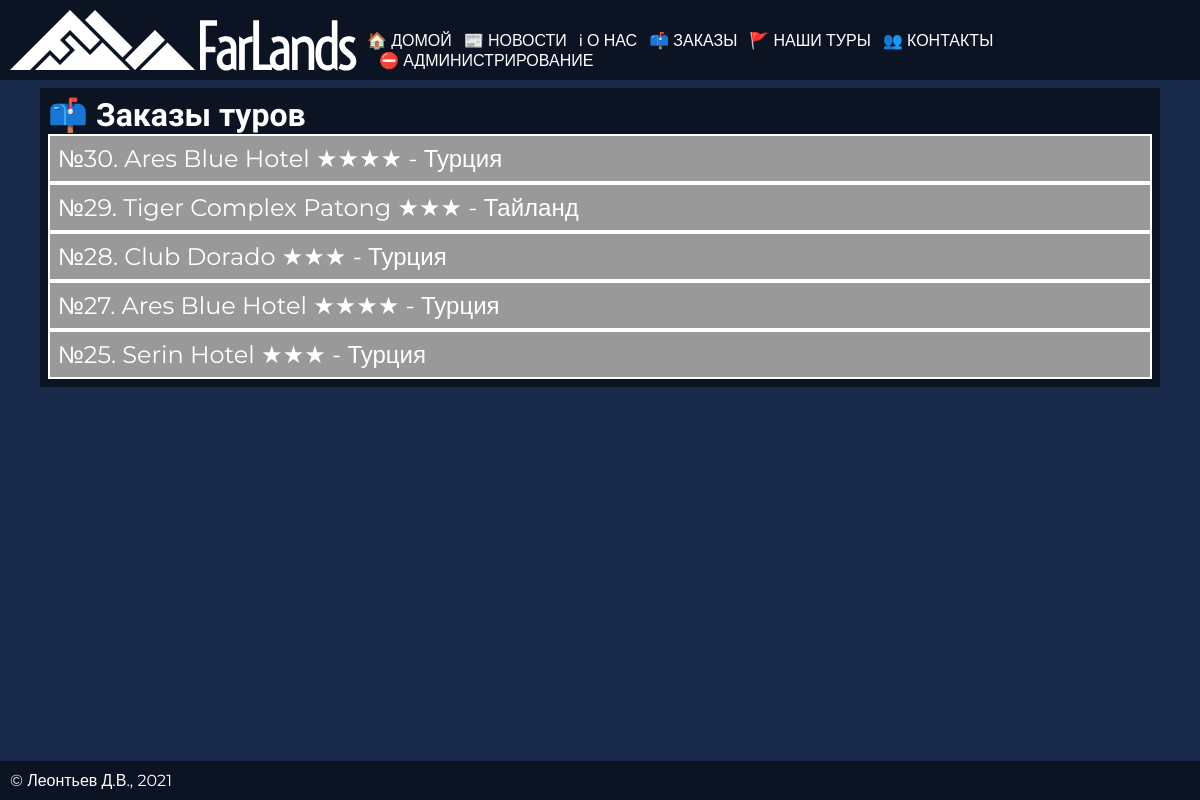
Page /?id=orders on the committed database.
### tables this page shows
CREATE TABLE `orders` (
  `id` int(11) UNSIGNED NOT NULL,
  `employeeID` smallint(6) UNSIGNED DEFAULT NULL,
  `customerID` int(11) UNSIGNED DEFAULT NULL,
  `discountPercentage` tinyint(3) UNSIGNED NOT NULL,
  `price` decimal(15,2) NOT NULL,
  `requestDate` date NOT NULL,
  `departDate` date DEFAULT NULL,
  `qtyAdults` tinyint(3) UNSIGNED NOT NULL,
  `qtyChildren` tinyint(3) UNSIGNED NOT NULL,
  `days` int(11) NOT NULL,
  `nights` int(11) NOT NULL
);

CREATE TABLE `hotels` (
  `id` int(11) UNSIGNED NOT NULL,
  `name` varchar(50) NOT NULL,
  `class` varchar(5) NOT NULL,
  `boardBasisID` tinyint(3) UNSIGNED NOT NULL,
  `countryID` tinyint(3) UNSIGNED DEFAULT NULL,
  `imgLink` varchar(255) DEFAULT NULL
);

CREATE TABLE `countries` (
  `id` tinyint(3) UNSIGNED NOT NULL,
  `name` varchar(50) NOT NULL
);

### orders.php (the view, shortened to what this page needs)
<?php
	include 'dbConfig.php';
	$sql= "SELECT o.id, CONCAT(e.surname,' ',LEFT(e.name,1),'.',LEFT(e.patronymic,1),'.') as employee,
	CONCAT(cst.surname,' ',LEFT(cst.name,1),'.',LEFT(cst.patronymic,1),'.') as customer,
	o.price, o.discountPercentage, o.requestDate, o.departDate,
	o.qtyAdults, o.qtyChildren, o.days, o.nights, od.hotelID, h.imgLink, h.name as hotelName, h.class as hotelClass, b.name as bbName, b.abbreviation as bbAbbr, cnt.name as country, dc.name as departCity
	FROM orders o, orderdetails od, employees e, customers cst, hotels h, boardbasis b, countries cnt, departurecities dc
	WHERE o.id = od.id AND o.employeeID = e.id AND o.customerID = cst.id AND od.hotelID = h.id AND b.id = h.boardBasisID AND cnt.id = h.countryID AND dc.id = od.departCityID
	ORDER BY o.id DESC LIMIT 5;";
	$res=mysqli_query($link,$sql) or die(mysqli_error($link));
	while($row=mysqli_fetch_assoc($res)){
		$id=$row['id'];
		$hotelName=$row['hotelName'];
		$hotelClass=intval($row['hotelClass']);
		$country=$row['country'];
		echo "<button class='accordion'>№$id. $hotelName ";
		if ($hotelClass <> '') {
		for ($i = 1; $i <= $hotelClass; $i++) {
			echo '★';
		}
		}
		echo "- $country</button>";
	}
?>

### style.css (style rules this page uses)
body { font-family: Montserrat, Arial, sans-serif; font-weight: 400; background-color: #182848; background-image: url("../img/back.jpg"); background-attachment: fixed; color: white; background-size: cover; background-repeat: no-repeat; margin: 0; overflow-x: hidden; }
.accordion { background-color: #999; color: white; border: 2px solid white; cursor: pointer; font-family: inherit; font-size: 1.5em; padding: 8px; width: 100%; text-align: left; border-radius: 0; outline: none; }

### rows in the picture
orders: id "30", hotels.name "Ares Blue Hotel", countries.name "Турция"
orders: id "29", hotels.name "Tiger Complex Patong", countries.name "Тайланд"
orders: id "28", hotels.name "Club Dorado", countries.name "Турция"
orders: id "27", hotels.name "Ares Blue Hotel", countries.name "Турция"
orders: id "25", hotels.name "Serin Hotel", countries.name "Турция"

### other values in the picture
$menuItem['link'] "🏠 ДОМОЙ"
$menuItem['link'] "📰 НОВОСТИ"
$menuItem['link'] "ℹ О НАС"
$menuItem['link'] "📫 ЗАКАЗЫ"
$menuItem['link'] "🚩 НАШИ ТУРЫ"
$menuItem['link'] "👥 КОНТАКТЫ"
$menuItem['link'] "⛔ АДМИНИСТРИРОВАНИЕ"
$header "📫 Заказы туров"
COPYRIGHT "Леонтьев Д.В."
$year "2021"
